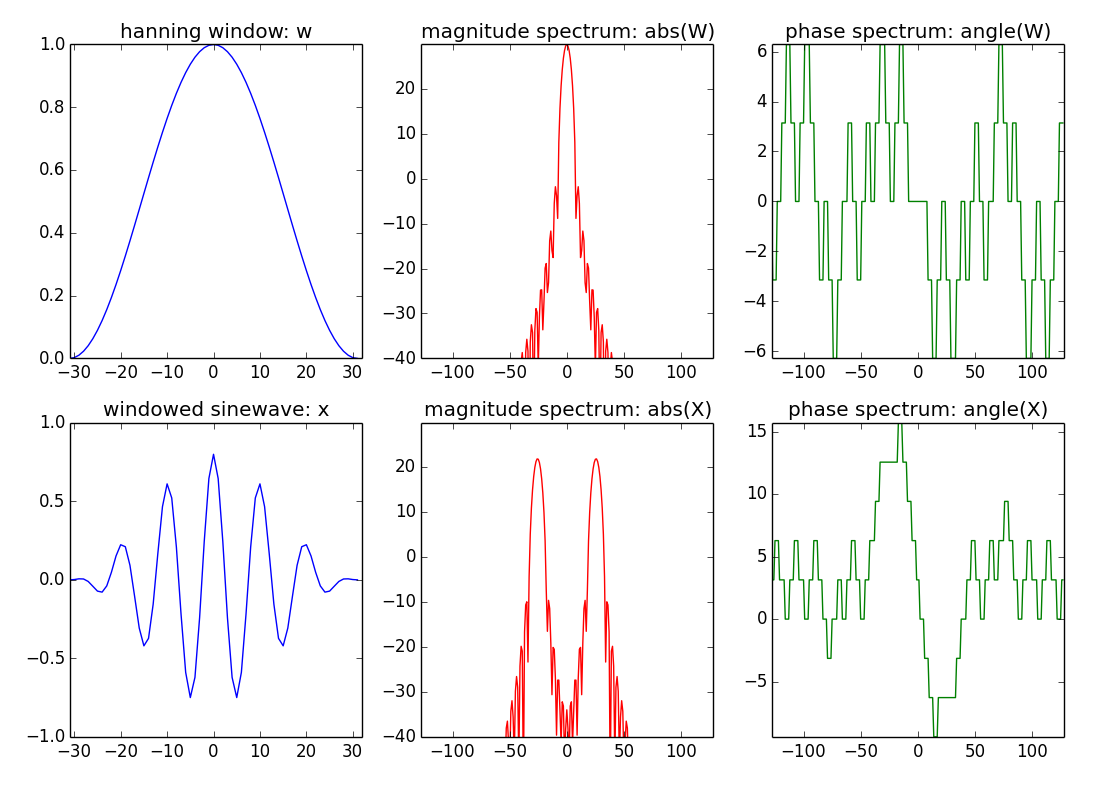

Source code (Python):
import matplotlib.pyplot as plt
import numpy as np
from scipy.fftpack import fft, ifft

N = 256
M = 63
f0 = 1000
fs = 10000
A0 = .8 
hN = N/2 
hM = (M+1)/2
fftbuffer = np.zeros(N)
X1 = np.zeros(N, dtype='complex')
X2 = np.zeros(N, dtype='complex')

x = A0 * np.cos(2*np.pi*f0/fs*np.arange(-hM+1,hM))

plt.figure(1)
w = np.hanning(M)
plt.subplot(2,3,1)
plt.title('hanning window: w')
plt.plot(np.arange(-hM+1, hM), w, 'b')
plt.axis([-hM+1, hM, 0, 1])

fftbuffer[:hM] = w[hM-1:]
fftbuffer[N-hM+1:] = w[:hM-1]  
X = fft(fftbuffer)
X1[:hN] = X[hN:]
X1[N-hN:] = X[:hN]
mX = 20*np.log10(abs(X1))       

plt.subplot(2,3,2)
plt.title('magnitude spectrum: abs(W)')
plt.plot(np.arange(-hN, hN), mX, 'r')
plt.axis([-hN,hN,-40,max(mX)])

pX = np.angle(X1)
plt.subplot(2,3,3)
plt.title('phase spectrum: angle(W)')
plt.plot(np.arange(-hN, hN), np.unwrap(pX), 'g')
plt.axis([-hN,hN,min(np.unwrap(pX)),max(np.unwrap(pX))])

plt.subplot(2,3,4)
plt.title('windowed sinewave: x')
xw = x*w
plt.plot(np.arange(-hM+1, hM), xw, 'b')
plt.axis([-hM+1, hM, -1, 1])

fftbuffer = np.zeros(N)
fftbuffer[0:hM] = xw[hM-1:]
fftbuffer[N-hM+1:] = xw[:hM-1]
X = fft(fftbuffer)
X2[:hN] = X[hN:]
X2[N-hN:] = X[:hN]
mX2 = 20*np.log10(abs(X2))  

plt.subplot(2,3,5)
plt.title('magnitude spectrum: abs(X)')
plt.plot(np.arange(-hN, hN), mX2, 'r')
plt.axis([-hN,hN,-40,max(mX)])

pX = np.angle(X2)
plt.subplot(2,3,6)
plt.title('phase spectrum: angle(X)')
plt.plot(np.arange(-hN, hN), np.unwrap(pX), 'g')
plt.axis([-hN,hN,min(np.unwrap(pX)),max(np.unwrap(pX))])

plt.show()
